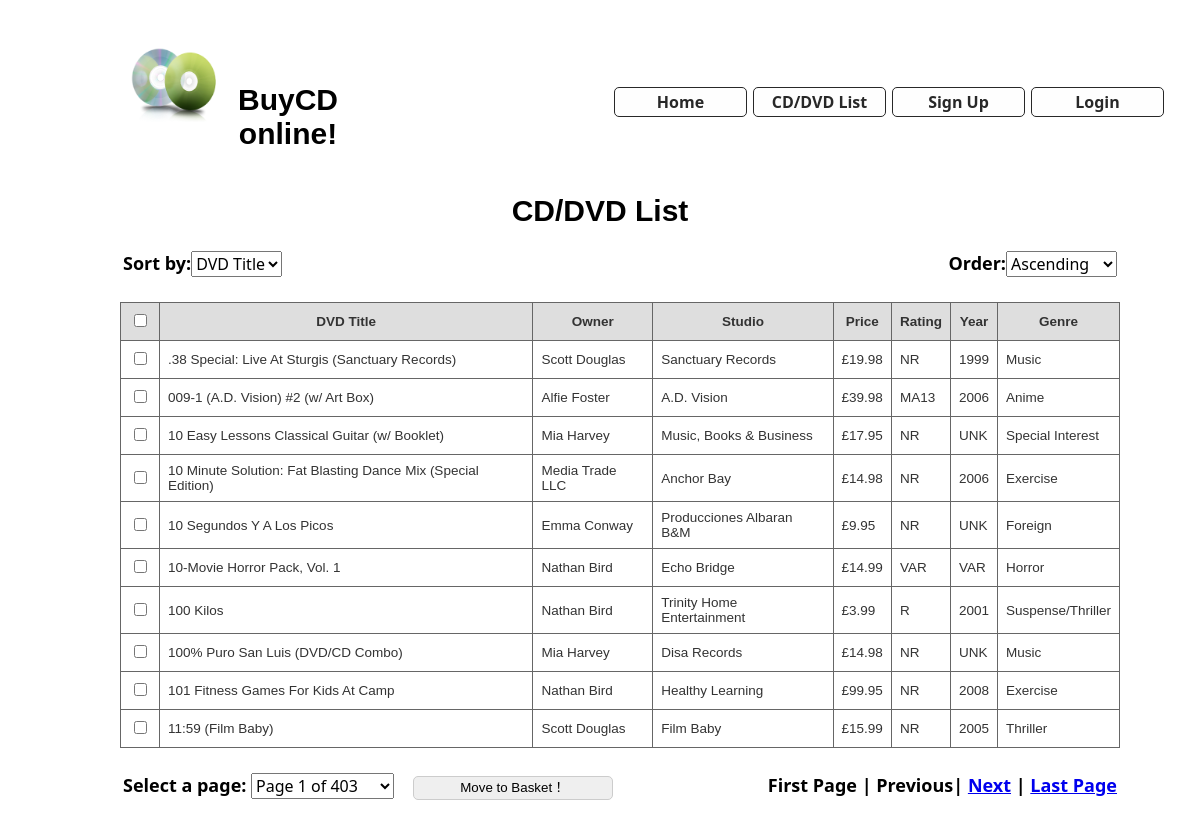
The page /list_cd.php on the database its author committed.
### tables this page shows
CREATE TABLE IF NOT EXISTS `cds` (
  `Owner` int(2) DEFAULT NULL,
  `DVD_Title` varchar(128) DEFAULT NULL,
  `Studio` varchar(30) DEFAULT NULL,
  `Released` varchar(16) DEFAULT NULL,
  `Status` varchar(12) DEFAULT NULL,
  `Sound` varchar(17) DEFAULT NULL,
  `Versions` varchar(19) DEFAULT NULL,
  `Price` decimal(6,2) DEFAULT NULL,
  `Rating` varchar(5) DEFAULT NULL,
  `Year` varchar(4) DEFAULT NULL,
  `Genre` varchar(17) DEFAULT NULL,
  `Aspect` varchar(6) DEFAULT NULL,
  `UPC` decimal(20,9) DEFAULT NULL,
  `DVD_ReleaseDate` date DEFAULT NULL,
  `ID` int(6) NOT NULL DEFAULT '0',
  `Timestamp` date DEFAULT NULL,
  PRIMARY KEY (`ID`)
);

### view_tables.php (the view, shortened to what this page needs)
<?php
if ($useTable == 1)
	$targetpage = "list_cd.php";
?>
<?php
if (!isset($basket))
	echo "<form action=\"move_basket.php\" method=\"POST\">";
else
	echo "<form id=\"form1\" action=\"process_items.php\" method=\"POST\">";
if (!isset($search)) {
	$query = "SELECT * FROM cds c, owners ow  WHERE c.owner = ow.userid";
} else {
	$query = "SELECT * FROM cds c, owners ow WHERE (" . implode(' OR ', $matches) . ") AND c.owner = ow.userid";
}
if ($result = mysqli_query($dbc, $query)) {
	$total = mysqli_num_rows($result);
} else {
	echo "Error 1 " . $query;
}
$limit = 10;
if ($page) {
	$start = ($page - 1) * $limit;
} else {
	$start = 0;
}
?>
<table class="nav">
<tr>
<?php
if (!isset($paying)) {
	echo '<td class="leftCell"> Sort by:<select onchange="goToPage(value)">';
	for ($i = 0; $i < count($element); $i++) {
		if (!isset($search)) {
			if ($key[$i] != $field) {
				echo '<option value="' . $targetpage . '?page=1&field=' . $key[$i] . '&sortin=' . $sortin . '">' . $element[$i] . '</option>';
			} else {
				echo '<option selected="yes" value="' . $targetpage . '?page=1&field=' . $key[$i] . '&sortin=' . $sortin . '">' . $element[$i] . '</option>';
			}
		}
	}
	echo '</select></td><td class="rightCell"> Order:<select onchange="goToPage(value)">';
	if (!isset($search)) {
		if ($sortin == "asc") {
			echo '<option selected="yes" value="' . $targetpage . '?page=1&field=' . $field . '&sortin=asc">Ascending</option>';
		} elseif ($sortin == "desc") {
			echo '<option value="' . $targetpage . '?page=1&field=' . $field . '&sortin=asc">Ascending</option>';
			echo '<option selected="yes" value="' . $targetpage . '?page=1&field=' . $field . '&sortin=desc">Descending</option>';
		}
	}
	echo "</select></td></table>";
}
?>
<br />
<?php
if (isset($paying)) {
	$query = "SELECT " . implode(', ', $key) . " FROM cds c, orders o, owners ow, users u
			WHERE o.cdid = c.id
			AND c.owner = ow.userid
			AND o.userid = u.id
			AND ispaid=0
			AND o.userid =" . $_SESSION['userID'] . "
			AND (" . implode(" OR ", $idsList).")";
} else if (!isset($search)) {
	$query = "SELECT " . implode(', ', $key) . " FROM cds c, owners ow  WHERE c.owner = ow.userid ORDER BY " . $field . " $sortin LIMIT $start, $limit";
} else {
	$query = "SELECT " . implode(', ', $key) . " FROM cds c, owners ow  WHERE ( " . implode(' OR ', $matches) . ") AND c.owner = ow.userid ORDER BY $field $sortin LIMIT $start, $limit";
}
$prev = $page - 1;
$next = $page + 1;
$lastpage = ceil($total / $limit);
if ($result = mysqli_query($dbc, $query)) {
	if (!isset($paying)) {
		echo "<table class=\"results\" id=\"tick\"><tr>";
		echo "<th><input type=\"checkbox\" onclick=\"tickAll()\" /></th>";
	}else{
			echo "<table class=\"results\"><tr>";
	}
	for ($i = 0; $i < count($element); $i++) {
		echo "<th>" . $element[$i] . "</th>";
	}
	echo "</tr>";
	while ($row = mysqli_fetch_array($result)) {
		if (!isset($paying)) {
			echo "<tr><td><input type=\"checkbox\" name=\"" . $row['id'] . "\" /></td>";
		}
		for ($i = 0; $i < count($element); $i++) {
			echo "<td>";
			if ($element[$i] == "Price") {
				echo "£" . $row[$key[$i]];
			} else if ($element[$i] == "Ordered Date") {
				echo date('d-m-Y H:m:s', strtotime($row[$key[$i]]));
			} else
				echo $row[$key[$i]];
			echo "</td>";
		}
		echo "</tr>";
	}
	echo "</table></div>";
} else {
	echo "Error 2 " . $query;
}
if(!isset($paying)){
?>
<br />
<table class="nav">
<tr>
<td class="footerLeftCell"> Select a page:
<select id="myList" onchange="goToPage(value)">
<?php
for ($i = 1; $i <= $lastpage; $i++) {
	if (!isset($search)) {
		if ($i != $page)
			echo '<option value="' . $targetpage . '?page=' . $i . '&field=' . $field . '&sortin=' . $sortin . '">Page ' . $i . ' of ' . $lastpage . '</option>';
		else {
			echo '<option selected="yes" value="' . $targetpage . '?page=' . $page . '&field=' . $field . '&sortin=' . $sortin . '">Page ' . $i . ' of ' . $lastpage . '</option>';
		}
	}
}
?>
</select>&nbsp;&nbsp;&nbsp;
<?php
if (isset($basket)) {
	if ($total != 0) {
		echo "<input type=\"submit\" name=\"purchase\" id=\"basket\" value=\"Purchase！\" />&nbsp;&nbsp;";
		echo "<input type=\"submit\" name=\"remove\" id=\"basket\"   value=\"Remove items\" />";
	} else {
		echo "<input type=\"submit\" name=\"purchase\" id=\"basket\" value=\"Purchase！\" disabled />&nbsp;&nbsp;";
		echo "<input type=\"submit\" name=\"remove\" id=\"basket\"   value=\"Remove items\" disabled />";
	}
} else {
	echo "<input type=\"submit\" name=\"submit\" value=\"Move to Basket！\" />";
}
}
?>
</td><td class="rightCell">
<div>
<?php
if (!isset($paying)) {
	$pagination = "";
	$counter = 0;
	if (!isset($search)) {
		if ($lastpage > 1) {
			if ((int)$page > $counter + 1) {
				$pagination .= "<a href=\"page-1-field-$field-sortin-$sortin\">First Page</a> | ";
				$pagination .= "<a href=\"page-$prev-field-$field-sortin-$sortin\">Previous</a> | ";
			} else {
				$pagination .= "First Page | Previous| ";
			}
			if ($page < $lastpage) {
				$pagination .= "<a href=\"page-$next-field-$field-sortin-$sortin\">Next</a> | ";
				$pagination .= "<a href=\"page-$lastpage-field-$field-sortin-$sortin\">Last Page</a>";
			} else {
				$pagination .= "Next | Last Page";
			}
		}
	}
	$pagination .= "</div>\n";
	echo $pagination;
}
?>
</form>

### list_cd.php (shortened to what this page needs)
<!DOCTYPE html>
<html lang="en">
	<head>
		<link rel="stylesheet" type="text/css" href="css/table.css">
		<link rel="stylesheet" type="text/css" href="css/default.css">
	</head>
	<body>
		<?php
		include ("include/header.php");
		?>
		<h1>CD/DVD List</h1>
		<?php
		$element = array("DVD Title", "Owner" ,"Studio", "Price", "Rating", "Year", "Genre");
		$key = array("dvd_title", "CONCAT(ow.givenname, ' ', ow.surname)","studio", "price", "rating", "year", "genre", "id");
		$page = $_GET['page'];
		$field = $_GET['field'];
		$sortin = $_GET['sortin'];
		$useTable = 1;
		include ("view_tables.php");
		?>
	</body>
</html>

### include/header.php (shortened to what this page needs)
<table width="1050">
	<tr>
		<td class="leftCell"><img class="headerImg" src="img/cd.png" width="100" height="100"><h1 class="header">BuyCD online!</h1></td>
		<td class="rightCell">
		<?php
		$menuNotLoggedIn = '<ul id="main_menu">
			<li>
				<a href="/buycd">Home</a>
			</li>
			<li>
				<a href="page-1-field-dvd_title-sortin-asc">CD/DVD List</a>
			</li>
			<li>
				<a href="register">Sign Up</a>
			</li>
			<li>
				<a href="login">Login</a>
			</li>';
		$menuLoggedIn = '<ul id="main_menu">
			<li>
				<a href="/buycd">Home</a>
			</li>
			<li>
				<a href="page-1-field-dvd_title-sortin-asc">CD/DVD List</a>
			</li>
			<li>
				<a href="basket">Shopping Basket</a>
			</li>
			<li>
				<a href="logout">Log Out</a>
			</li>
			';
		$adminMenu = '<ul id="main_menu">
			<li>
				<a href="/buycd">Home</a>
			</li>
			<li>
				<a href="page-1-field-dvd_title-sortin-asc">CD/DVD List</a>
			</li>
			<li>
				<a href="basket">Shopping Basket</a>
			</li>
			<li>
				<a href="add_cds">Add CD</a>
			</li>
			<li>
				<a href="logout">Log Out</a>
			</li>';
		if (isset($_SESSION['isLoggedIn'])) {
			if ($_SESSION['isLoggedIn'] && $_SESSION['isAdmin']) {
				echo $adminMenu;
			} elseif ($_SESSION['isLoggedIn'] && !$_SESSION['isAdmin']) {
				echo $menuLoggedIn;
			} else {
				echo $menuNotLoggedIn;
			}
			} else {
			echo $menuNotLoggedIn;
		}
		?></td>
	</tr>
</table>

### css/table.css (style rules this page uses)
table.results { font-family: verdana, arial, sans-serif; font-size: 13.5px; color: #333333; border-width: 1px; border-color: #666666; border-collapse: collapse; width: 1000px; }
table.results th { border-width: 1px; padding: 8px; border-style: solid; border-color: #666666; background-color: #dedede; }
table.results td { border-width: 1px; padding: 8px; border-style: solid; border-color: #666666; background-color: #ffffff; }
#tick :nth-child(1) { width: 15px; }
select { font-size: 16px; font-family: Calibri, Candara, Segoe, "Segoe UI", Optima, Arial, sans-serif; }
input { width: 200px; margin-bottom: 5px; line-height: 18px; padding: 2px 5px; border-radius: 5px; border: 1px solid #CCC; }

### css/default.css (style rules this page uses)
body { margin: 2.5% 10% 2.5% 10%; font-family: Calibri, Candara, Segoe, "Segoe UI", Optima, Arial, sans-serif; }
h1 { font: 30px "Lucida Sans Unicode", "Lucida Grande", sans-serif; font-weight: bolder; text-align: center; }
input { size: 30px; }
ul#main_menu li { display: block; list-style: none; float: left; margin: 3px; }
ul#main_menu li a { margin-top: 35px; display: inline-block; background-color: #fefefe; border: 1px solid; padding: 3px; width: 125px; text-align: center; border-radius: 5px 5px; color: rgb(40,40,40); text-decoration: none; font-weight: bold; }
.leftCell { text-align: left; width: 380px; }
.footerLeftCell { text-align: left; width: 500px; }
.rightCell { float: right; }
.nav { border: 0px; width: 1000px; font-size: 18px; font-weight: bold; }
img.headerImg { float: left; }
.header { margin-top: 50px; margin-right: 150px; font: 26px; }

### rows shown on the page
cds: DVD_Title ".38 Special: Live At Sturgis (Sanctuary Records)", i "Scott Douglas", Studio "Sanctuary Records", Price "19.98", Rating "NR", Year "1999", Genre "Music"
cds: DVD_Title "009-1 (A.D. Vision) #2 (w/ Art Box)", i "Alfie Foster", Studio "A.D. Vision", Price "39.98", Rating "MA13", Year "2006", Genre "Anime"
cds: DVD_Title "10 Easy Lessons Classical Guitar (w/ Booklet)", i "Mia Harvey", Studio "Music, Books & Business", Price "17.95", Rating "NR", Year "UNK", Genre "Special Interest"
cds: DVD_Title "10 Minute Solution: Fat Blasting Dance Mix (Special Edition)", i "Media Trade LLC", Studio "Anchor Bay", Price "14.98", Rating "NR", Year "2006", Genre "Exercise"
cds: DVD_Title "10 Segundos Y A Los Picos", i "Emma Conway", Studio "Producciones Albaran B&M", Price "9.95", Rating "NR", Year "UNK", Genre "Foreign"
cds: DVD_Title "10-Movie Horror Pack, Vol. 1", i "Nathan Bird", Studio "Echo Bridge", Price "14.99", Rating "VAR", Year "VAR", Genre "Horror"
cds: DVD_Title "100 Kilos", i "Nathan Bird", Studio "Trinity Home Entertainment", Price "3.99", Rating "R", Year "2001", Genre "Suspense/Thriller"
cds: DVD_Title "100% Puro San Luis (DVD/CD Combo)", i "Mia Harvey", Studio "Disa Records", Price "14.98", Rating "NR", Year "UNK", Genre "Music"
cds: DVD_Title "101 Fitness Games For Kids At Camp", i "Nathan Bird", Studio "Healthy Learning", Price "99.95", Rating "NR", Year "2008", Genre "Exercise"
cds: DVD_Title "11:59 (Film Baby)", i "Scott Douglas", Studio "Film Baby", Price "15.99", Rating "NR", Year "2005", Genre "Thriller"

### other values the page prints
$element[$i] "DVD Title"
$element[$i] "Owner"
$element[$i] "Studio"
$element[$i] "Price"
$element[$i] "Rating"
$element[$i] "Year"
$element[$i] "Genre"
form field value "DVD Title"
